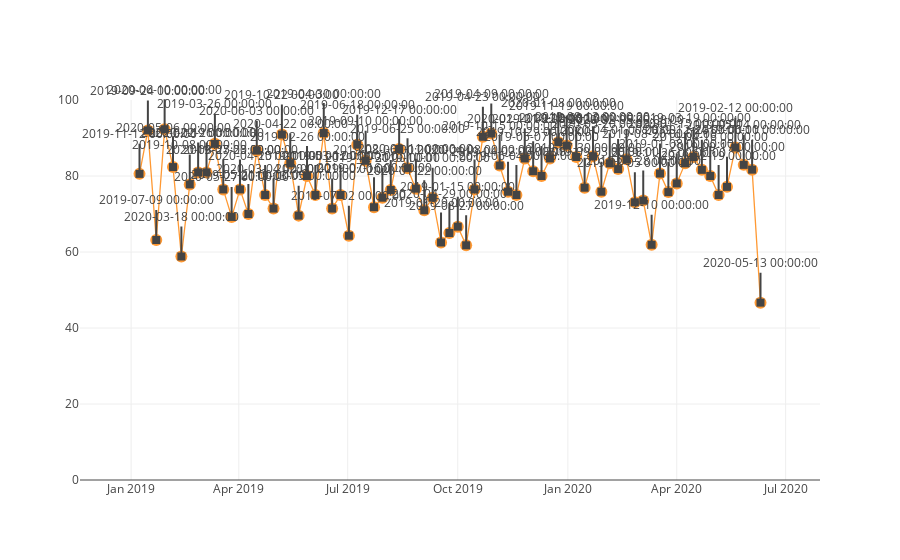

Write notebook code for a chart like this one.
### Code cell
# executar anotacoes
layout = annotaText(ice_date_eval['date'], ice_date_eval['positive_percent'], ice_date_eval['date'], 0, 100)

# visualizar grafico
fig = ice_date_eval.iplot(x = 'date',
           y='positive_percent' , 
           mode='lines+markers',
           layout=layout.to_plotly_json(),
           filename='test')

### Figure 1 — Plotly figure (JSON) as saved in the notebook; plotly's stock layout.template omitted (floating-point values rounded to 4 significant figures)
{"data": [{"line": {"color": "rgba(255, 153, 51, 1.0)", "dash": "solid", "shape": "linear", "width": 1.3}, "marker": {"size": 12, "symbol": "circle"}, "mode": "lines+markers", "name": "positive_percent", "text": "", "type": "scatter", "uid": "59b7be5c-f7e6-432c-8c8b-b7753e67be92", "x": ["2019-01-08", "2019-01-15", "2019-01-22", "2019-01-29", "2019-02-05", "2019-02-12", "2019-02-19", "2019-02-26", "2019-03-05", "2019-03-12", "2019-03-19", "2019-03-26", "2019-04-02", "2019-04-09", "2019-04-16", "2019-04-23", "2019-04-30", "2019-05-07", "2019-05-14", "2019-05-21", "2019-05-28", "2019-06-04", "2019-06-11", "2019-06-18", "2019-06-25", "2019-07-02", "2019-07-09", "2019-07-16", "2019-07-23", "2019-07-30", "2019-08-06", "2019-08-13", "2019-08-20", "2019-08-27", "2019-09-03", "2019-09-10", "2019-09-17", "2019-09-24", "2019-10-01", "2019-10-08", "2019-10-15", "2019-10-22", "2019-10-29", "2019-11-05", "2019-11-12", "2019-11-19", "2019-11-26", "2019-12-03", "2019-12-10", "2019-12-17", "2019-12-24", "2019-12-31", "2020-01-08", "2020-01-15", "2020-01-22", "2020-01-29", "2020-02-05", "2020-02-12", "2020-02-19", "2020-02-26", "2020-03-04", "2020-03-11", "2020-03-18", "2020-03-25", "2020-04-01", "2020-04-08", "2020-04-15", "2020-04-22", "2020-04-29", "2020-05-06", "2020-05-13", "2020-05-20", "2020-05-27", "2020-06-03", "2020-06-10"], "y": [80.56, 92, 63.16, 92.31, 82.35, 58.82, 77.78, 80.95, 80.95, 88.46, 76.47, 69.23, 76.47, 70, 86.67, 75, 71.43, 90.91, 83.33, 69.57, 80, 75, 91.3, 71.43, 75, 64.29, 88.24, 84, 71.79, 74.29, 76.32, 87.1, 82.05, 76.67, 70.97, 74.29, 62.5, 65, 66.67, 61.76, 76.47, 90.32, 91.18, 82.76, 75.86, 75, 84.62, 81.25, 80, 84.62, 88.89, 88, 85, 76.92, 85.19, 75.86, 83.33, 81.82, 84.38, 73.08, 73.53, 61.9, 80.65, 75.76, 78.05, 83.33, 85, 81.63, 80, 75, 77.14, 87.5, 82.93, 81.67, 46.67]}], "layout": {"annotations": [{"arrowhead": 7, "ax": 0, "ay": -40, "showarrow": true, "text": "2019-01-08 00:00:00", "x": "2020-04-01", "xref": "x", "y": 78.05, "yref": "y"}, {"arrowhead": 7, "ax": 0, "ay": -40, "showarrow": true, "text": "2019-01-15 00:00:00", "x": "2019-10-01", "xref": "x", "y": 66.67, "yref": "y"}, {"arrowhead": 7, "ax": 0, "ay": -40, "showarrow": true, "text": "2019-01-22 00:00:00", "x": "2019-12-17", "xref": "x", "y": 84.62, "yref": "y"}, {"arrowhead": 7, "ax": 0, "ay": -40, "showarrow": true, "text": "2019-01-29 00:00:00", "x": "2019-09-17", "xref": "x", "y": 62.5, "yref": "y"}, {"arrowhead": 7, "ax": 0, "ay": -40, "showarrow": true, "text": "2019-02-05 00:00:00", "x": "2020-02-26", "xref": "x", "y": 73.08, "yref": "y"}, {"arrowhead": 7, "ax": 0, "ay": -40, "showarrow": true, "text": "2019-02-12 00:00:00", "x": "2020-05-20", "xref": "x", "y": 87.5, "yref": "y"}, {"arrowhead": 7, "ax": 0, "ay": -40, "showarrow": true, "text": "2019-02-19 00:00:00", "x": "2020-05-06", "xref": "x", "y": 75, "yref": "y"}, {"arrowhead": 7, "ax": 0, "ay": -40, "showarrow": true, "text": "2019-02-26 00:00:00", "x": "2019-05-28", "xref": "x", "y": 80, "yref": "y"}, {"arrowhead": 7, "ax": 0, "ay": -40, "showarrow": true, "text": "2019-03-05 00:00:00", "x": "2019-05-21", "xref": "x", "y": 69.57, "yref": "y"}, {"arrowhead": 7, "ax": 0, "ay": -40, "showarrow": true, "text": "2019-03-12 00:00:00", "x": "2019-06-25", "xref": "x", "y": 75, "yref": "y"}, {"arrowhead": 7, "ax": 0, "ay": -40, "showarrow": true, "text": "2019-03-19 00:00:00", "x": "2020-04-15", "xref": "x", "y": 85, "yref": "y"}, {"arrowhead": 7, "ax": 0, "ay": -40, "showarrow": true, "text": "2019-03-26 00:00:00", "x": "2019-03-12", "xref": "x", "y": 88.46, "yref": "y"}, {"arrowhead": 7, "ax": 0, "ay": -40, "showarrow": true, "text": "2019-04-02 00:00:00", "x": "2019-11-12", "xref": "x", "y": 75.86, "yref": "y"}, {"arrowhead": 7, "ax": 0, "ay": -40, "showarrow": true, "text": "2019-04-09 00:00:00", "x": "2019-10-29", "xref": "x", "y": 91.18, "yref": "y"}, {"arrowhead": 7, "ax": 0, "ay": -40, "showarrow": true, "text": "2019-04-16 00:00:00", "x": "2020-04-29", "xref": "x", "y": 80, "yref": "y"}, {"arrowhead": 7, "ax": 0, "ay": -40, "showarrow": true, "text": "2019-04-23 00:00:00", "x": "2019-10-22", "xref": "x", "y": 90.32, "yref": "y"}, {"arrowhead": 7, "ax": 0, "ay": -40, "showarrow": true, "text": "2019-04-30 00:00:00", "x": "2019-06-11", "xref": "x", "y": 91.3, "yref": "y"}, {"arrowhead": 7, "ax": 0, "ay": -40, "showarrow": true, "text": "2019-05-07 00:00:00", "x": "2019-12-10", "xref": "x", "y": 80, "yref": "y"}, {"arrowhead": 7, "ax": 0, "ay": -40, "showarrow": true, "text": "2019-05-14 00:00:00", "x": "2020-05-27", "xref": "x", "y": 82.93, "yref": "y"}, {"arrowhead": 7, "ax": 0, "ay": -40, "showarrow": true, "text": "2019-05-21 00:00:00", "x": "2019-04-09", "xref": "x", "y": 70, "yref": "y"}, {"arrowhead": 7, "ax": 0, "ay": -40, "showarrow": true, "text": "2019-05-28 00:00:00", "x": "2020-03-04", "xref": "x", "y": 73.53, "yref": "y"}, {"arrowhead": 7, "ax": 0, "ay": -40, "showarrow": true, "text": "2019-06-04 00:00:00", "x": "2019-11-19", "xref": "x", "y": 75, "yref": "y"}, {"arrowhead": 7, "ax": 0, "ay": -40, "showarrow": true, "text": "2019-06-11 00:00:00", "x": "2020-06-03", "xref": "x", "y": 81.67, "yref": "y"}, {"arrowhead": 7, "ax": 0, "ay": -40, "showarrow": true, "text": "2019-06-18 00:00:00", "x": "2019-07-09", "xref": "x", "y": 88.24, "yref": "y"}, {"arrowhead": 7, "ax": 0, "ay": -40, "showarrow": true, "text": "2019-06-25 00:00:00", "x": "2019-08-20", "xref": "x", "y": 82.05, "yref": "y"}, {"arrowhead": 7, "ax": 0, "ay": -40, "showarrow": true, "text": "2019-07-02 00:00:00", "x": "2019-07-02", "xref": "x", "y": 64.29, "yref": "y"}, {"arrowhead": 7, "ax": 0, "ay": -40, "showarrow": true, "text": "2019-07-09 00:00:00", "x": "2019-01-22", "xref": "x", "y": 63.16, "yref": "y"}, {"arrowhead": 7, "ax": 0, "ay": -40, "showarrow": true, "text": "2019-07-16 00:00:00", "x": "2019-07-23", "xref": "x", "y": 71.79, "yref": "y"}, {"arrowhead": 7, "ax": 0, "ay": -40, "showarrow": true, "text": "2019-07-23 00:00:00", "x": "2019-04-02", "xref": "x", "y": 76.47, "yref": "y"}, {"arrowhead": 7, "ax": 0, "ay": -40, "showarrow": true, "text": "2019-07-30 00:00:00", "x": "2020-01-15", "xref": "x", "y": 76.92, "yref": "y"}, {"arrowhead": 7, "ax": 0, "ay": -40, "showarrow": true, "text": "2019-08-06 00:00:00", "x": "2019-08-06", "xref": "x", "y": 76.32, "yref": "y"}, {"arrowhead": 7, "ax": 0, "ay": -40, "showarrow": true, "text": "2019-08-13 00:00:00", "x": "2020-01-22", "xref": "x", "y": 85.19, "yref": "y"}, {"arrowhead": 7, "ax": 0, "ay": -40, "showarrow": true, "text": "2019-08-20 00:00:00", "x": "2020-03-18", "xref": "x", "y": 80.65, "yref": "y"}, {"arrowhead": 7, "ax": 0, "ay": -40, "showarrow": true, "text": "2019-08-27 00:00:00", "x": "2019-10-08", "xref": "x", "y": 61.76, "yref": "y"}, {"arrowhead": 7, "ax": 0, "ay": -40, "showarrow": true, "text": "2019-09-03 00:00:00", "x": "2020-01-29", "xref": "x", "y": 75.86, "yref": "y"}, {"arrowhead": 7, "ax": 0, "ay": -40, "showarrow": true, "text": "2019-09-10 00:00:00", "x": "2019-07-16", "xref": "x", "y": 84, "yref": "y"}, {"arrowhead": 7, "ax": 0, "ay": -40, "showarrow": true, "text": "2019-09-17 00:00:00", "x": "2020-05-13", "xref": "x", "y": 77.14, "yref": "y"}, {"arrowhead": 7, "ax": 0, "ay": -40, "showarrow": true, "text": "2019-09-24 00:00:00", "x": "2019-01-15", "xref": "x", "y": 92, "yref": "y"}, {"arrowhead": 7, "ax": 0, "ay": -40, "showarrow": true, "text": "2019-10-01 00:00:00", "x": "2019-09-10", "xref": "x", "y": 74.29, "yref": "y"}, {"arrowhead": 7, "ax": 0, "ay": -40, "showarrow": true, "text": "2019-10-08 00:00:00", "x": "2019-02-19", "xref": "x", "y": 77.78, "yref": "y"}, {"arrowhead": 7, "ax": 0, "ay": -40, "showarrow": true, "text": "2019-10-15 00:00:00", "x": "2019-11-05", "xref": "x", "y": 82.76, "yref": "y"}, {"arrowhead": 7, "ax": 0, "ay": -40, "showarrow": true, "text": "2019-10-22 00:00:00", "x": "2019-05-07", "xref": "x", "y": 90.91, "yref": "y"}, {"arrowhead": 7, "ax": 0, "ay": -40, "showarrow": true, "text": "2019-10-29 00:00:00", "x": "2019-12-03", "xref": "x", "y": 81.25, "yref": "y"}, {"arrowhead": 7, "ax": 0, "ay": -40, "showarrow": true, "text": "2019-11-05 00:00:00", "x": "2019-06-04", "xref": "x", "y": 75, "yref": "y"}, {"arrowhead": 7, "ax": 0, "ay": -40, "showarrow": true, "text": "2019-11-12 00:00:00", "x": "2019-01-08", "xref": "x", "y": 80.56, "yref": "y"}, {"arrowhead": 7, "ax": 0, "ay": -40, "showarrow": true, "text": "2019-11-19 00:00:00", "x": "2019-12-31", "xref": "x", "y": 88, "yref": "y"}, {"arrowhead": 7, "ax": 0, "ay": -40, "showarrow": true, "text": "2019-11-26 00:00:00", "x": "2020-03-25", "xref": "x", "y": 75.76, "yref": "y"}, {"arrowhead": 7, "ax": 0, "ay": -40, "showarrow": true, "text": "2019-12-03 00:00:00", "x": "2020-01-08", "xref": "x", "y": 85, "yref": "y"}, {"arrowhead": 7, "ax": 0, "ay": -40, "showarrow": true, "text": "2019-12-10 00:00:00", "x": "2020-03-11", "xref": "x", "y": 61.9, "yref": "y"}, {"arrowhead": 7, "ax": 0, "ay": -40, "showarrow": true, "text": "2019-12-17 00:00:00", "x": "2019-08-13", "xref": "x", "y": 87.1, "yref": "y"}, {"arrowhead": 7, "ax": 0, "ay": -40, "showarrow": true, "text": "2019-12-24 00:00:00", "x": "2020-04-22", "xref": "x", "y": 81.63, "yref": "y"}, {"arrowhead": 7, "ax": 0, "ay": -40, "showarrow": true, "text": "2019-12-31 00:00:00", "x": "2019-07-30", "xref": "x", "y": 74.29, "yref": "y"}, {"arrowhead": 7, "ax": 0, "ay": -40, "showarrow": true, "text": "2020-01-08 00:00:00", "x": "2019-12-24", "xref": "x", "y": 88.89, "yref": "y"}, {"arrowhead": 7, "ax": 0, "ay": -40, "showarrow": true, "text": "2020-01-15 00:00:00", "x": "2020-04-08", "xref": "x", "y": 83.33, "yref": "y"}, {"arrowhead": 7, "ax": 0, "ay": -40, "showarrow": true, "text": "2020-01-22 00:00:00", "x": "2019-09-03", "xref": "x", "y": 70.97, "yref": "y"}, {"arrowhead": 7, "ax": 0, "ay": -40, "showarrow": true, "text": "2020-01-29 00:00:00", "x": "2019-06-18", "xref": "x", "y": 71.43, "yref": "y"}, {"arrowhead": 7, "ax": 0, "ay": -40, "showarrow": true, "text": "2020-02-05 00:00:00", "x": "2020-02-19", "xref": "x", "y": 84.38, "yref": "y"}, {"arrowhead": 7, "ax": 0, "ay": -40, "showarrow": true, "text": "2020-02-12 00:00:00", "x": "2019-11-26", "xref": "x", "y": 84.62, "yref": "y"}, {"arrowhead": 7, "ax": 0, "ay": -40, "showarrow": true, "text": "2020-02-19 00:00:00", "x": "2019-02-26", "xref": "x", "y": 80.95, "yref": "y"}, {"arrowhead": 7, "ax": 0, "ay": -40, "showarrow": true, "text": "2020-02-26 00:00:00", "x": "2019-03-05", "xref": "x", "y": 80.95, "yref": "y"}, {"arrowhead": 7, "ax": 0, "ay": -40, "showarrow": true, "text": "2020-03-04 00:00:00", "x": "2019-04-30", "xref": "x", "y": 71.43, "yref": "y"}, {"arrowhead": 7, "ax": 0, "ay": -40, "showarrow": true, "text": "2020-03-11 00:00:00", "x": "2019-08-27", "xref": "x", "y": 76.67, "yref": "y"}, {"arrowhead": 7, "ax": 0, "ay": -40, "showarrow": true, "text": "2020-03-18 00:00:00", "x": "2019-02-12", "xref": "x", "y": 58.82, "yref": "y"}, {"arrowhead": 7, "ax": 0, "ay": -40, "showarrow": true, "text": "2020-03-25 00:00:00", "x": "2019-03-19", "xref": "x", "y": 76.47, "yref": "y"}, {"arrowhead": 7, "ax": 0, "ay": -40, "showarrow": true, "text": "2020-04-01 00:00:00", "x": "2020-02-12", "xref": "x", "y": 81.82, "yref": "y"}, {"arrowhead": 7, "ax": 0, "ay": -40, "showarrow": true, "text": "2020-04-08 00:00:00", "x": "2019-10-15", "xref": "x", "y": 76.47, "yref": "y"}, {"arrowhead": 7, "ax": 0, "ay": -40, "showarrow": true, "text": "2020-04-15 00:00:00", "x": "2019-04-23", "xref": "x", "y": 75, "yref": "y"}, {"arrowhead": 7, "ax": 0, "ay": -40, "showarrow": true, "text": "2020-04-22 00:00:00", "x": "2019-05-14", "xref": "x", "y": 83.33, "yref": "y"}, {"arrowhead": 7, "ax": 0, "ay": -40, "showarrow": true, "text": "2020-04-29 00:00:00", "x": "2019-09-24", "xref": "x", "y": 65, "yref": "y"}, {"arrowhead": 7, "ax": 0, "ay": -40, "showarrow": true, "text": "2020-05-06 00:00:00", "x": "2019-02-05", "xref": "x", "y": 82.35, "yref": "y"}, {"arrowhead": 7, "ax": 0, "ay": -40, "showarrow": true, "text": "2020-05-13 00:00:00", "x": "2020-06-10", "xref": "x", "y": 46.67, "yref": "y"}, {"arrowhead": 7, "ax": 0, "ay": -40, "showarrow": true, "text": "2020-05-20 00:00:00", "x": "2020-02-05", "xref": "x", "y": 83.33, "yref": "y"}, {"arrowhead": 7, "ax": 0, "ay": -40, "showarrow": true, "text": "2020-05-27 00:00:00", "x": "2019-03-26", "xref": "x", "y": 69.23, "yref": "y"}, {"arrowhead": 7, "ax": 0, "ay": -40, "showarrow": true, "text": "2020-06-03 00:00:00", "x": "2019-04-16", "xref": "x", "y": 86.67, "yref": "y"}, {"arrowhead": 7, "ax": 0, "ay": -40, "showarrow": true, "text": "2020-06-10 00:00:00", "x": "2019-01-29", "xref": "x", "y": 92.31, "yref": "y"}], "showlegend": false, "yaxis": {"range": [0, 100]}}}
